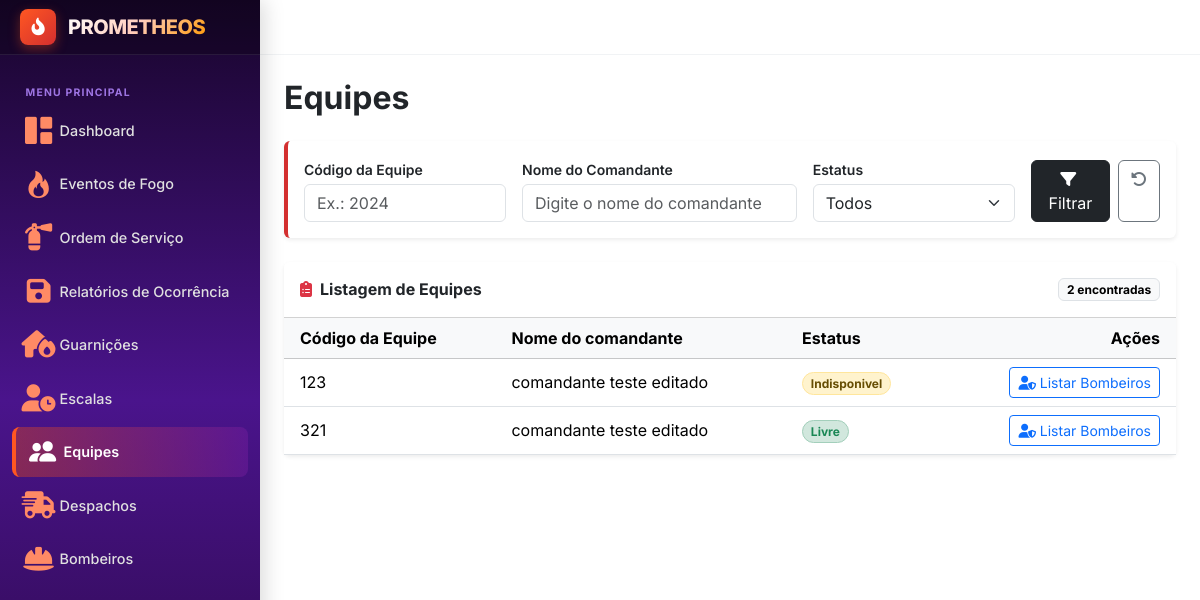
The page /equipes on the database its author committed.
### gestao/models.py (models this page shows, shortened)
class Equipe(models.Model):
    id = models.IntegerField(primary_key=True)
    codigo = models.IntegerField()
    estatus = models.CharField(choices=Estatus, default=Estatus.LIVRE)
    id_comandante = models.ForeignKey("usuario.Bombeiro", on_delete=models.PROTECT)
    @property
    def nomeComandante(self):
           if self.id_comandante:
                  return self.id_comandante.id_usuario.nome
           return None

### usuario/models.py (models this page shows, shortened)
class Bombeiro(models.Model):
    id_usuario = models.OneToOneField(Usuario, on_delete=models.CASCADE)
    id_equipe = models.ForeignKey(Equipe, on_delete=models.PROTECT, blank=True, null=True)
    id_escala = models.ForeignKey(Escala, on_delete=models.SET_NULL, null=True, blank=True, related_name="bombeiros")
    matricula = models.IntegerField(primary_key=True)
    estatus = models.CharField(choices=Estatus.choices, default=Estatus.LIVRE)

class Usuario(models.Model):
    class perfil(models.TextChoices):
        ADMIN = "ADMIN"
        SALA_SITUACAO = "SALA_SITUACAO"
        COMANDO = "COMANDO"
        COMBATENTE = "COMBATENTE"
    id = models.IntegerField(primary_key=True)
    nome = models.CharField(max_length=50)
    email = models.EmailField()
    perfil = models.CharField(choices=perfil.choices)

### gestao/views.py (the view)
# urls.py: path('equipes', views.equipes, name='equipe'),
def equipes(request):
    equipes = Equipe.objects.all().order_by("codigo")
    filtros = {
        "codigo" : request.GET.get("codigo", ""),
        "estatus" : request.GET.get("estatus", ""),
        "comandante" : request.GET.get("comandante", "").strip()
    }
    if filtros["codigo"]:
        equipes = equipes.filter(codigo=filtros["codigo"])
    if filtros['estatus']:
        equipes = equipes.filter(estatus=filtros["estatus"])
    if filtros["comandante"]:
        equipes = equipes.filter(id_comandante__id_usuario__nome__icontains=filtros["comandante"])
    contexto = {
        "equipes" : equipes,
        "filtros" : filtros,
        "estatus_opcoes" : Equipe._meta.get_field("estatus").choices
    }
    return render(request, 'gestao/equipes.html', contexto)

### templates/gestao/equipes.html (shortened to what this page needs)
{% extends "layout.html" %}
{% block content %}
<div class="d-flex flex-wrap align-items-start justify-content-between gap-3 mb-4">
    <div>
        <h1 class="h2 fw-bold mb-0">Equipes</h1>
    </div>
</div>
<div class="card border-0 shadow-sm mb-4" style="border-left: 4px solid #D32F2F !important;">
    <div class="card-body p-3">
        <form method="get" class="row g-3 align-items-end">
            <div class="col-12 col-md-3">
                <label for="filtro-codigo" class="form-label small fw-semibold mb-1">Código da Equipe</label>
                <input type="text" class="form-control" id="filtro-codigo" name="codigo"
                       placeholder="Ex.: 2024" value="{{ filtros.codigo }}">
            </div>
            <div class="col-12 col-md-4">
                <label for="filtro-comandante" class="form-label small fw-semibold mb-1">Nome do Comandante</label>
                <input type="text" class="form-control" id="filtro-comandante" name="comandante"
                       placeholder="Digite o nome do comandante" value="{{ filtros.comandante }}">
            </div>
            <div class="col-12 col-md-3">
                <label for="filtro-estatus" class="form-label small fw-semibold mb-1">Estatus</label>
                <select class="form-select" id="filtro-estatus" name="estatus">
                    <option value="">Todos</option>
                </select>
            </div>
            <div class="col-12 col-md-2 d-flex gap-2">
                <button type="submit" class="btn btn-dark w-100">
                    <i class="fa-solid fa-filter me-1"></i> Filtrar
                </button>
                <a href="{% url 'equipe' %}" class="btn btn-outline-secondary" title="Limpar filtros" aria-label="Limpar filtros">
                    <i class="fa-solid fa-rotate-left"></i>
                </a>
            </div>
        </form>
    </div>
</div>
<div class="card border-0 shadow-sm">
    <div class="card-header bg-white d-flex align-items-center justify-content-between py-3">
        <h2 class="h6 fw-bold mb-0">
            <i class="fa-solid fa-clipboard-list text-danger me-2"></i>Listagem de Equipes
        </h2>
        <span class="badge text-bg-light border">{{ equipes|length }} encontrada{{ equipes|length|pluralize }}</span>
    </div>
    <div class="table-responsive">
        <table class="table table-hover align-middle mb-0">
            <thead class="table-light">
                <tr>
                    <th scope="col" class="ps-3">Código da Equipe</th>
                    <th scope="col">Nome do comandante</th>
                    <th scope="col">Estatus</th>
                    <th scope="col" class="text-end pe-3">Ações</th>
                </tr>
            </thead>
            <tbody>
                {% for equipe in equipes %}
                <tr>
                    <td class="ps-3">{{ equipe.codigo }}</td>
                    <td>{{ equipe.nomeComandante }}</td>
                    <td>
                        {% if equipe.estatus == "LIVRE" %}
                        <span class="badge bg-success-subtle text-success border border-success-subtle rounded-pill">{{ equipe.get_estatus_display }}</span>
                        {% elif equipe.estatus == "INDISPONIVEL" %}
                        <span class="badge bg-warning-subtle text-warning-emphasis border border-warning-subtle rounded-pill">{{ equipe.get_estatus_display }}</span>
                        {% else %}
                        <span class="badge bg-secondary-subtle text-secondary border border-secondary-subtle rounded-pill">{{ equipe.get_estatus_display|default:equipe.estatus }}</span>
                        {% endif %}
                    </td>
                    <td class="text-end pe-3 text-nowrap">
                        <button type="button" class="btn btn-sm btn-outline-primary"
                                data-bs-toggle="modal" data-bs-target="#modalBombeiros"
                                data-url="{% url 'listaBombeiro' equipe.pk %}"
                                data-equipe="{{ equipe.codigo }}"
                                aria-label="Listar bombeiros da equipe {{ equipe.codigo }}">
                            <i class="fa-solid fa-user-shield"></i> Listar Bombeiros
                        </button>
                    </td>
                </tr>
                {% endfor %}
            </tbody>
        </table>
    </div>
</div>
{% endblock %}

### templates/layout.html (style rules this page uses)
:root { --fire-red-dark: #D32F2F; --fire-red-primary: #E64A19; --fire-orange: #FF5722; --fire-amber: #FF9800; --purple-dark: #18052B; --purple-mid: #4A148C; --purple-light: #7B1FA2; --bg-main: #ffffff; --sidebar-width: 260px; --sidebar-collapsed-width: 80px; --topbar-height: 55px; }
body { font-family: 'Inter', -apple-system, BlinkMacSystemFont, "Segoe UI", Roboto, sans-serif; background-color: var(--bg-main); color: #212529; overflow-x: hidden; margin: 0; padding: 0; }

### rows shown on the page
Equipe: codigo "123", nomeComandante "comandante teste editado", estatus "Indisponivel"
Equipe: codigo "321", nomeComandante "comandante teste editado", estatus "Livre"

### other values the page prints
{{ equipes|length }} "2"
